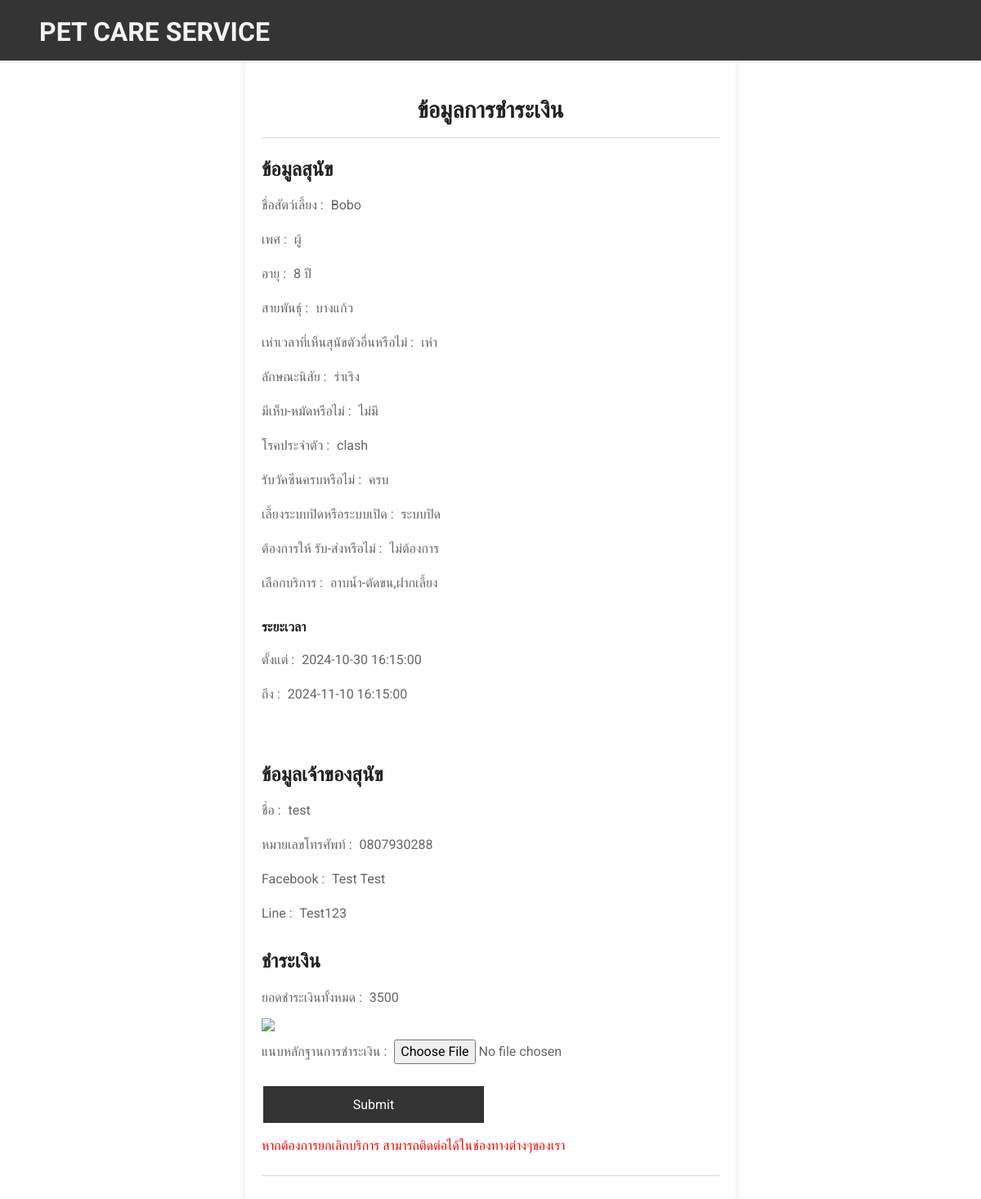
Screenshot of /dogpay.php (signed in) with the database file from the repository.
### tables this page shows
CREATE TABLE `dogservice` (
  `dogID` int(11) NOT NULL,
  `dogname` varchar(255) NOT NULL,
  `doggender` enum('ผู้','เมีย') NOT NULL,
  `dogage` varchar(255) NOT NULL,
  `dogspicies` varchar(255) DEFAULT NULL,
  `dogbark` enum('เห่า','ไม่เห่า') NOT NULL,
  `dogbehavior` varchar(255) DEFAULT NULL,
  `dogtick` enum('มี','ไม่มี') NOT NULL,
  `dogcongen` varchar(255) NOT NULL,
  `dogvac` enum('ครบ','ไม่ครบ') NOT NULL,
  `dogrs` enum('ระบบปิด','ระบบเปิด') NOT NULL,
  `dogtrans` text NOT NULL,
  `dogservices` varchar(255) NOT NULL,
  `ddatetimestartd` datetime NOT NULL,
  `ddatetimeendd` datetime NOT NULL,
  `userID` int(11) NOT NULL,
  `username` varchar(255) NOT NULL,
  `phone` varchar(10) NOT NULL,
  `facebook` varchar(255) NOT NULL,
  `line` varchar(100) NOT NULL,
  `total_price` int(11) NOT NULL,
  `status` varchar(255) NOT NULL
);

### dogpay.php (the view, shortened to what this page needs)
<?php
include('config/connect.php');
$email = $_SESSION['email'];
$sqlUser = "SELECT userID FROM register WHERE email = ?";
$stmtUser = $conn->prepare($sqlUser);
$stmtUser->bind_param("s", $email);
$stmtUser->execute();
$resultUser = $stmtUser->get_result();
if ($rowUser = $resultUser->fetch_assoc()) {
    $userID = $rowUser['userID'];
    $sqlDog = "SELECT * FROM dogservice WHERE userID = ? ORDER BY dogID DESC LIMIT 1";
    $stmtDog = $conn->prepare($sqlDog);
    $stmtDog->bind_param("i", $userID);
    $stmtDog->execute();
    $resultDog = $stmtDog->get_result();
    if ($resultDog->num_rows > 0) {
        $row = $resultDog->fetch_assoc();
        $dogname = $row['dogname'];
        $doggender = $row['doggender'];
        $dogage = $row['dogage'];
        $dogspicies = $row['dogspicies'];
        $dogbark = $row['dogbark'];
        $dogbehavior = $row['dogbehavior'];
        $dogtick = $row['dogtick'];
        $dogcongen = $row['dogcongen'];
        $dogvac = $row['dogvac'];
        $dogrs = $row['dogrs'];
        $dogtrans = $row['dogtrans'];
        $dogservices = $row['dogservices'];
        $ddatetimestartd = $row['ddatetimestartd'];
        $ddatetimeendd = $row['ddatetimeendd'];
        $username = $row['username'];
        $phone = $row['phone'];
        $facebook = $row['facebook'];
        $line = $row['line'];
        $total_price = $row['total_price'];
    }
} else {
    echo "ไม่พบผู้ใช้.";
    exit();
}
?>
<!DOCTYPE html>
<html lang="en">
<head>
    <link href="css/bootstrap.min.css" rel="stylesheet">
    <link href="css/style.css" rel="stylesheet">
</head>
<body>
    <?php if (isset($_SESSION['email'])): ?>
    <nav class="navbar navbar-expand-lg navbar-light shadow-sm " style="background-color:#343434;">
        <a href="active.php" class="navbar-brand ms-lg-5">
            <h1 class="m-0 text-uppercase text-light"><font size="6" >Pet care service</font></h1>
        </a>
    </nav>
    <div class="container">
        <h3 class="mt-4 text-center">ข้อมูลการชำระเงิน</h3>
        <hr>
        <form action="servicedogreceipt.php" method="post" enctype="multipart/form-data" id="dogServiceForm" onsubmit="return validateForm()">
            <div class="mb-3">
                <h4 class="mt-4 ">ข้อมูลสุนัข</h4>
                <label for="dogname" class="form-label">ชื่อสัตว์เลี้ยง :</label>
                <?php echo $dogname; ?><br>
                <label for="doggender" class="form-label ">เพศ :</label>
                <?php echo $doggender; ?><br>
                <label for="dogage" class="form-label ">อายุ :</label>
                <?php echo $dogage; ?><br>
                <label for="dogspicies" class="form-label">สายพันธุ์ :</label>
                <?php echo $dogspicies; ?><br>
                <label for="dogbark" class="form-label">เห่าเวลาที่เห็นสุนัขตัวอื่นหรือไม่ :</label>
                <?php echo $dogbark; ?><br>
                <label for="dogbehavior" class="form-label">ลักษณะนิสัย :</label>
                <?php echo $dogbehavior; ?><br>
                <label for="dogtick" class="form-label">มีเห็บ-หมัดหรือไม่ :</label>
                <?php echo $dogtick; ?><br>
                <label for="dogcongen" class="form-label">โรคประจำตัว :</label>
                <?php echo $dogcongen; ?><br>
                <label for="dogvac" class="form-label">รับวัคซีนครบหรือไม่ :</label>
                <?php echo $dogvac; ?><br>
                <label for="dogrs" class="form-label">เลี้ยงระบบปิดหรือระบบเปิด :</label>
                <?php echo $dogrs; ?><br>
                <label for="dogtrans" class="form-label">ต้องการให้ รับ-ส่งหรือไม่ :</label>
                <?php echo $dogtrans; ?><br>
                <label for="dogservices" class="form-label">เลือกบริการ :</label>
                <?php echo $dogservices; ?><br>
                <h6 class="mt-4 ">ระยะเวลา</h6>
                <label for="ddatetimestartd" class="form-label">ตั้งแต่ :</label>
                <?php echo $ddatetimestartd; ?><br>
                <label for="ddatetimeendd" class="form-label">ถึง :</label>
                <?php echo $ddatetimeendd; ?><br>
            </div><br>
            <div class="mb-3">
                <h4 class="mt-4 ">ข้อมูลเจ้าของสุนัข</h4>
                <label for="username" class="form-label">ชื่อ :</label>
                <?php echo $username; ?><br>
                <label for="phone" class="form-label">หมายเลขโทรศัพท์ :</label>
                <?php echo $phone; ?><br>
                <label for="facebook" class="form-label">Facebook :</label>
                <?php echo $facebook; ?><br>
                <label for="line" class="form-label">Line :</label>
                <?php echo $line; ?><br>
            </div>
            <div class="mb-3">
                <h4 class="mt-4 ">ชำระเงิน</h4>
                <label for="total_price" class="form-label">ยอดชำระเงินทั้งหมด :</label>
                <?php echo $total_price; ?><br>
                <img class="" src="img/getmoney.jfif" style="object-fit: cover; width: 300px; height: auto;"><br>
                <label for="deslip" class="form-label">แนบหลักฐานการชำระเงิน :</label>
                <input type="file" id="deslip" name="deslip" accept="image/*" onchange="validateFile()">
            </div>
            <button type="submit" name="servicedogreceipt" class="btn1">Submit</button>
        </form>
        <label for="cancel" class="form-label" style="color: red;">หากต้องการยกเลิกบริการ สามารถติดต่อได้ในช่องทางต่างๆของเรา </label>
        <hr>
    </div>
    <?php endif; ?>
</body>
</html>

### css/style.css (style rules this page uses)
:root { --primary: #343434; --secondary: #343434; --light: #F3F3F3; --dark: #212121; }

### dogpay.php (style rules this page uses)
body { margin: 0; padding: 0; font-family: 'Roboto', sans-serif; }
.container { max-width: 600px; padding: 20px; border-radius: 5px; box-shadow: 0 0 10px rgba(0, 0, 0, 0.1); margin: auto; }
.btn1 { font-family: 'Roboto', sans-serif; background-color: #343434; border: none; color: white; padding: 16px 32px; text-align: center; text-decoration: none; display: inline-block; font-size: 16px; margin: 6px 2px; transition-duration: 0.4s; cursor: pointer; width: 270px; height: 45px; line-height: 0px; }
.form-label { display: inline-block; margin-right: 5px; margin-top: 10px; }
label { margin-right: 30px; }

### rows the page displays
dogservice: dogname "Bobo", doggender "ผู้", dogage "8 ปี", dogspicies "บางแก้ว", dogbark "เห่า", dogbehavior "ร่าเริง", dogtick "ไม่มี", dogcongen "clash", dogvac "ครบ", dogrs "ระบบปิด", dogtrans "ไม่ต้องการ", dogservices "อาบน้ำ-ตัดขน,ฝากเลี้ยง", ddatetimestartd "2024-10-30 16:15:00", ddatetimeendd "2024-11-10 16:15:00", username "test", phone "0807930288", facebook "Test Test", line "Test123", total_price "3500"
